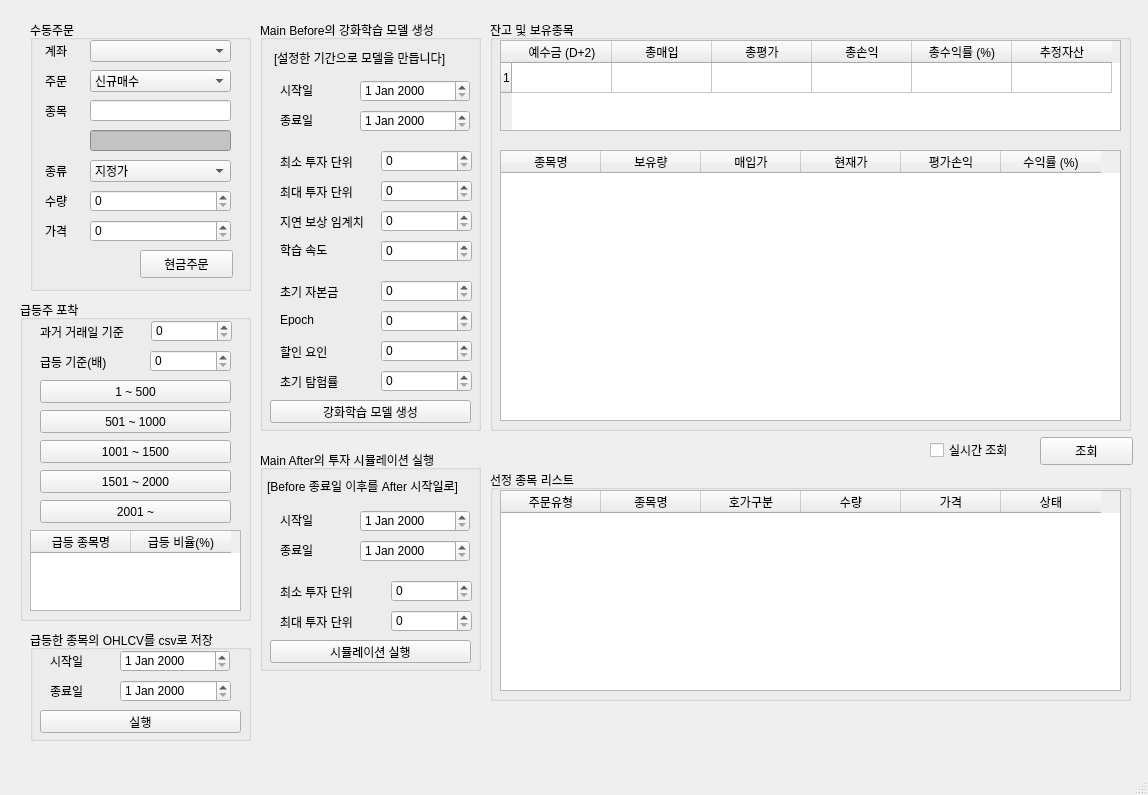
<?xml version="1.0" encoding="UTF-8"?>
<ui version="4.0">
 <class>MainWindow</class>
 <widget class="QMainWindow" name="MainWindow">
  <property name="geometry">
   <rect>
    <x>0</x>
    <y>0</y>
    <width>1148</width>
    <height>795</height>
   </rect>
  </property>
  <property name="windowTitle">
   <string>AjouStock v0.1</string>
  </property>
  <property name="windowIcon">
   <iconset>
    <normaloff>../Stock-trading/Stocks-icon.png</normaloff>../Stock-trading/Stocks-icon.png</iconset>
  </property>
  <widget class="QWidget" name="centralwidget">
   <widget class="QGroupBox" name="groupBox">
    <property name="geometry">
     <rect>
      <x>30</x>
      <y>20</y>
      <width>221</width>
      <height>271</height>
     </rect>
    </property>
    <property name="title">
     <string>수동주문</string>
    </property>
    <widget class="QLabel" name="label">
     <property name="geometry">
      <rect>
       <x>15</x>
       <y>23</y>
       <width>64</width>
       <height>15</height>
      </rect>
     </property>
     <property name="text">
      <string>계좌</string>
     </property>
    </widget>
    <widget class="QLabel" name="label_2">
     <property name="geometry">
      <rect>
       <x>15</x>
       <y>53</y>
       <width>64</width>
       <height>15</height>
      </rect>
     </property>
     <property name="text">
      <string>주문</string>
     </property>
    </widget>
    <widget class="QLabel" name="label_3">
     <property name="geometry">
      <rect>
       <x>15</x>
       <y>83</y>
       <width>64</width>
       <height>15</height>
      </rect>
     </property>
     <property name="text">
      <string>종목</string>
     </property>
    </widget>
    <widget class="QLabel" name="label_4">
     <property name="geometry">
      <rect>
       <x>15</x>
       <y>143</y>
       <width>64</width>
       <height>15</height>
      </rect>
     </property>
     <property name="text">
      <string>종류</string>
     </property>
    </widget>
    <widget class="QLabel" name="label_5">
     <property name="geometry">
      <rect>
       <x>15</x>
       <y>173</y>
       <width>64</width>
       <height>15</height>
      </rect>
     </property>
     <property name="text">
      <string>수량</string>
     </property>
    </widget>
    <widget class="QLabel" name="label_6">
     <property name="geometry">
      <rect>
       <x>15</x>
       <y>203</y>
       <width>64</width>
       <height>15</height>
      </rect>
     </property>
     <property name="text">
      <string>가격</string>
     </property>
    </widget>
    <widget class="QComboBox" name="comboBox">
     <property name="geometry">
      <rect>
       <x>60</x>
       <y>20</y>
       <width>141</width>
       <height>22</height>
      </rect>
     </property>
    </widget>
    <widget class="QComboBox" name="comboBox_2">
     <property name="geometry">
      <rect>
       <x>60</x>
       <y>50</y>
       <width>141</width>
       <height>22</height>
      </rect>
     </property>
     <item>
      <property name="text">
       <string>신규매수</string>
      </property>
     </item>
     <item>
      <property name="text">
       <string>신규매도</string>
      </property>
     </item>
     <item>
      <property name="text">
       <string>매수취소</string>
      </property>
     </item>
     <item>
      <property name="text">
       <string>매도취소</string>
      </property>
     </item>
    </widget>
    <widget class="QComboBox" name="comboBox_3">
     <property name="geometry">
      <rect>
       <x>60</x>
       <y>140</y>
       <width>141</width>
       <height>22</height>
      </rect>
     </property>
     <item>
      <property name="text">
       <string>지정가</string>
      </property>
     </item>
     <item>
      <property name="text">
       <string>시장가</string>
      </property>
     </item>
    </widget>
    <widget class="QLineEdit" name="lineEdit">
     <property name="geometry">
      <rect>
       <x>60</x>
       <y>80</y>
       <width>141</width>
       <height>21</height>
      </rect>
     </property>
    </widget>
    <widget class="QLineEdit" name="lineEdit_2">
     <property name="geometry">
      <rect>
       <x>60</x>
       <y>110</y>
       <width>141</width>
       <height>21</height>
      </rect>
     </property>
     <property name="styleSheet">
      <string notr="true">background-color: rgb(195, 195, 195);</string>
     </property>
    </widget>
    <widget class="QSpinBox" name="spinBox">
     <property name="geometry">
      <rect>
       <x>60</x>
       <y>170</y>
       <width>141</width>
       <height>22</height>
      </rect>
     </property>
     <property name="maximum">
      <number>10000000</number>
     </property>
    </widget>
    <widget class="QSpinBox" name="spinBox_2">
     <property name="geometry">
      <rect>
       <x>60</x>
       <y>200</y>
       <width>141</width>
       <height>22</height>
      </rect>
     </property>
     <property name="maximum">
      <number>10000000</number>
     </property>
     <property name="singleStep">
      <number>50</number>
     </property>
    </widget>
    <widget class="QPushButton" name="pushButton">
     <property name="geometry">
      <rect>
       <x>110</x>
       <y>230</y>
       <width>93</width>
       <height>28</height>
      </rect>
     </property>
     <property name="text">
      <string>현금주문</string>
     </property>
    </widget>
   </widget>
   <widget class="QGroupBox" name="groupBox_2">
    <property name="geometry">
     <rect>
      <x>490</x>
      <y>20</y>
      <width>641</width>
      <height>411</height>
     </rect>
    </property>
    <property name="title">
     <string>잔고 및 보유종목</string>
    </property>
    <widget class="QTableWidget" name="tableWidget">
     <property name="geometry">
      <rect>
       <x>10</x>
       <y>20</y>
       <width>621</width>
       <height>91</height>
      </rect>
     </property>
     <property name="rowCount">
      <number>1</number>
     </property>
     <row/>
     <column>
      <property name="text">
       <string>예수금 (D+2)</string>
      </property>
     </column>
     <column>
      <property name="text">
       <string>총매입</string>
      </property>
     </column>
     <column>
      <property name="text">
       <string>총평가</string>
      </property>
     </column>
     <column>
      <property name="text">
       <string>총손익</string>
      </property>
     </column>
     <column>
      <property name="text">
       <string>총수익률 (%)</string>
      </property>
     </column>
     <column>
      <property name="text">
       <string>추정자산</string>
      </property>
     </column>
    </widget>
    <widget class="QTableWidget" name="tableWidget_2">
     <property name="geometry">
      <rect>
       <x>10</x>
       <y>130</y>
       <width>621</width>
       <height>271</height>
      </rect>
     </property>
     <column>
      <property name="text">
       <string>종목명</string>
      </property>
     </column>
     <column>
      <property name="text">
       <string>보유량</string>
      </property>
     </column>
     <column>
      <property name="text">
       <string>매입가</string>
      </property>
     </column>
     <column>
      <property name="text">
       <string>현재가</string>
      </property>
     </column>
     <column>
      <property name="text">
       <string>평가손익</string>
      </property>
     </column>
     <column>
      <property name="text">
       <string>수익률 (%)</string>
      </property>
     </column>
    </widget>
   </widget>
   <widget class="QCheckBox" name="checkBox">
    <property name="geometry">
     <rect>
      <x>930</x>
      <y>440</y>
      <width>111</width>
      <height>20</height>
     </rect>
    </property>
    <property name="text">
     <string>실시간 조회</string>
    </property>
   </widget>
   <widget class="QPushButton" name="pushButton_2">
    <property name="geometry">
     <rect>
      <x>1040</x>
      <y>437</y>
      <width>93</width>
      <height>28</height>
     </rect>
    </property>
    <property name="text">
     <string>조회</string>
    </property>
   </widget>
   <widget class="QGroupBox" name="groupBox_3">
    <property name="geometry">
     <rect>
      <x>490</x>
      <y>470</y>
      <width>641</width>
      <height>231</height>
     </rect>
    </property>
    <property name="title">
     <string>선정 종목 리스트</string>
    </property>
    <widget class="QTableWidget" name="tableWidget_3">
     <property name="geometry">
      <rect>
       <x>10</x>
       <y>20</y>
       <width>621</width>
       <height>201</height>
      </rect>
     </property>
     <column>
      <property name="text">
       <string>주문유형</string>
      </property>
     </column>
     <column>
      <property name="text">
       <string>종목명</string>
      </property>
     </column>
     <column>
      <property name="text">
       <string>호가구분</string>
      </property>
     </column>
     <column>
      <property name="text">
       <string>수량</string>
      </property>
     </column>
     <column>
      <property name="text">
       <string>가격</string>
      </property>
     </column>
     <column>
      <property name="text">
       <string>상태</string>
      </property>
     </column>
    </widget>
   </widget>
   <widget class="QGroupBox" name="groupBox_4">
    <property name="geometry">
     <rect>
      <x>20</x>
      <y>300</y>
      <width>231</width>
      <height>321</height>
     </rect>
    </property>
    <property name="title">
     <string>급등주 포착</string>
    </property>
    <widget class="QTableWidget" name="tableWidget_4">
     <property name="geometry">
      <rect>
       <x>10</x>
       <y>230</y>
       <width>211</width>
       <height>81</height>
      </rect>
     </property>
     <column>
      <property name="text">
       <string>급등 종목명</string>
      </property>
     </column>
     <column>
      <property name="text">
       <string>급등 비율(%)</string>
      </property>
     </column>
    </widget>
    <widget class="QLabel" name="label_25">
     <property name="geometry">
      <rect>
       <x>20</x>
       <y>54</y>
       <width>81</width>
       <height>16</height>
      </rect>
     </property>
     <property name="text">
      <string>급등 기준(배)</string>
     </property>
    </widget>
    <widget class="QSpinBox" name="spinBox_13">
     <property name="geometry">
      <rect>
       <x>131</x>
       <y>20</y>
       <width>81</width>
       <height>22</height>
      </rect>
     </property>
    </widget>
    <widget class="QPushButton" name="pushButton_7">
     <property name="geometry">
      <rect>
       <x>20</x>
       <y>80</y>
       <width>191</width>
       <height>23</height>
      </rect>
     </property>
     <property name="text">
      <string>1 ~ 500</string>
     </property>
    </widget>
    <widget class="QPushButton" name="pushButton_3">
     <property name="geometry">
      <rect>
       <x>20</x>
       <y>110</y>
       <width>191</width>
       <height>23</height>
      </rect>
     </property>
     <property name="text">
      <string>501 ~ 1000</string>
     </property>
    </widget>
    <widget class="QPushButton" name="pushButton_8">
     <property name="geometry">
      <rect>
       <x>20</x>
       <y>140</y>
       <width>191</width>
       <height>23</height>
      </rect>
     </property>
     <property name="text">
      <string>1001 ~ 1500</string>
     </property>
    </widget>
    <widget class="QPushButton" name="pushButton_9">
     <property name="geometry">
      <rect>
       <x>20</x>
       <y>170</y>
       <width>191</width>
       <height>23</height>
      </rect>
     </property>
     <property name="text">
      <string>1501 ~ 2000</string>
     </property>
    </widget>
    <widget class="QPushButton" name="pushButton_10">
     <property name="geometry">
      <rect>
       <x>20</x>
       <y>200</y>
       <width>191</width>
       <height>23</height>
      </rect>
     </property>
     <property name="text">
      <string>2001 ~</string>
     </property>
    </widget>
    <widget class="QSpinBox" name="spinBox_14">
     <property name="geometry">
      <rect>
       <x>130</x>
       <y>50</y>
       <width>81</width>
       <height>22</height>
      </rect>
     </property>
    </widget>
    <widget class="QLabel" name="label_26">
     <property name="geometry">
      <rect>
       <x>20</x>
       <y>24</y>
       <width>101</width>
       <height>16</height>
      </rect>
     </property>
     <property name="text">
      <string>과거 거래일 기준</string>
     </property>
    </widget>
   </widget>
   <widget class="QGroupBox" name="groupBox_5">
    <property name="geometry">
     <rect>
      <x>30</x>
      <y>630</y>
      <width>221</width>
      <height>111</height>
     </rect>
    </property>
    <property name="title">
     <string>급등한 종목의 OHLCV를 csv로 저장</string>
    </property>
    <widget class="QDateEdit" name="dateEdit">
     <property name="geometry">
      <rect>
       <x>90</x>
       <y>20</y>
       <width>110</width>
       <height>22</height>
      </rect>
     </property>
    </widget>
    <widget class="QDateEdit" name="dateEdit_2">
     <property name="geometry">
      <rect>
       <x>90</x>
       <y>50</y>
       <width>111</width>
       <height>22</height>
      </rect>
     </property>
    </widget>
    <widget class="QLabel" name="label_7">
     <property name="geometry">
      <rect>
       <x>20</x>
       <y>25</y>
       <width>56</width>
       <height>12</height>
      </rect>
     </property>
     <property name="text">
      <string>시작일</string>
     </property>
    </widget>
    <widget class="QLabel" name="label_8">
     <property name="geometry">
      <rect>
       <x>20</x>
       <y>55</y>
       <width>56</width>
       <height>12</height>
      </rect>
     </property>
     <property name="text">
      <string>종료일</string>
     </property>
    </widget>
    <widget class="QPushButton" name="pushButton_4">
     <property name="geometry">
      <rect>
       <x>10</x>
       <y>80</y>
       <width>201</width>
       <height>23</height>
      </rect>
     </property>
     <property name="text">
      <string>실행</string>
     </property>
    </widget>
   </widget>
   <widget class="QGroupBox" name="groupBox_6">
    <property name="geometry">
     <rect>
      <x>260</x>
      <y>20</y>
      <width>221</width>
      <height>411</height>
     </rect>
    </property>
    <property name="title">
     <string>Main Before의 강화학습 모델 생성</string>
    </property>
    <widget class="QDateEdit" name="dateEdit_3">
     <property name="geometry">
      <rect>
       <x>100</x>
       <y>60</y>
       <width>110</width>
       <height>22</height>
      </rect>
     </property>
    </widget>
    <widget class="QDateEdit" name="dateEdit_4">
     <property name="geometry">
      <rect>
       <x>100</x>
       <y>90</y>
       <width>110</width>
       <height>22</height>
      </rect>
     </property>
    </widget>
    <widget class="QLabel" name="label_9">
     <property name="geometry">
      <rect>
       <x>20</x>
       <y>64</y>
       <width>56</width>
       <height>12</height>
      </rect>
     </property>
     <property name="text">
      <string>시작일</string>
     </property>
    </widget>
    <widget class="QLabel" name="label_10">
     <property name="geometry">
      <rect>
       <x>20</x>
       <y>94</y>
       <width>56</width>
       <height>12</height>
      </rect>
     </property>
     <property name="text">
      <string>종료일</string>
     </property>
    </widget>
    <widget class="QLabel" name="label_11">
     <property name="geometry">
      <rect>
       <x>14</x>
       <y>30</y>
       <width>191</width>
       <height>16</height>
      </rect>
     </property>
     <property name="text">
      <string>[설정한 기간으로 모델을 만듭니다]</string>
     </property>
    </widget>
    <widget class="QLabel" name="label_12">
     <property name="geometry">
      <rect>
       <x>20</x>
       <y>294</y>
       <width>56</width>
       <height>12</height>
      </rect>
     </property>
     <property name="text">
      <string>Epoch</string>
     </property>
    </widget>
    <widget class="QLabel" name="label_13">
     <property name="geometry">
      <rect>
       <x>20</x>
       <y>324</y>
       <width>61</width>
       <height>16</height>
      </rect>
     </property>
     <property name="text">
      <string>할인 요인</string>
     </property>
    </widget>
    <widget class="QLabel" name="label_14">
     <property name="geometry">
      <rect>
       <x>20</x>
       <y>354</y>
       <width>71</width>
       <height>16</height>
      </rect>
     </property>
     <property name="text">
      <string>초기 탐험률</string>
     </property>
    </widget>
    <widget class="QLabel" name="label_15">
     <property name="geometry">
      <rect>
       <x>20</x>
       <y>134</y>
       <width>91</width>
       <height>16</height>
      </rect>
     </property>
     <property name="text">
      <string>최소 투자 단위</string>
     </property>
    </widget>
    <widget class="QLabel" name="label_16">
     <property name="geometry">
      <rect>
       <x>20</x>
       <y>164</y>
       <width>81</width>
       <height>16</height>
      </rect>
     </property>
     <property name="text">
      <string>최대 투자 단위</string>
     </property>
    </widget>
    <widget class="QLabel" name="label_17">
     <property name="geometry">
      <rect>
       <x>20</x>
       <y>194</y>
       <width>101</width>
       <height>16</height>
      </rect>
     </property>
     <property name="text">
      <string>지연 보상 임계치</string>
     </property>
    </widget>
    <widget class="QLabel" name="label_18">
     <property name="geometry">
      <rect>
       <x>20</x>
       <y>224</y>
       <width>56</width>
       <height>12</height>
      </rect>
     </property>
     <property name="text">
      <string>학습 속도</string>
     </property>
    </widget>
    <widget class="QLabel" name="label_19">
     <property name="geometry">
      <rect>
       <x>20</x>
       <y>264</y>
       <width>81</width>
       <height>16</height>
      </rect>
     </property>
     <property name="text">
      <string>초기 자본금</string>
     </property>
    </widget>
    <widget class="QSpinBox" name="spinBox_3">
     <property name="geometry">
      <rect>
       <x>121</x>
       <y>130</y>
       <width>91</width>
       <height>22</height>
      </rect>
     </property>
    </widget>
    <widget class="QSpinBox" name="spinBox_4">
     <property name="geometry">
      <rect>
       <x>121</x>
       <y>160</y>
       <width>91</width>
       <height>22</height>
      </rect>
     </property>
    </widget>
    <widget class="QSpinBox" name="spinBox_5">
     <property name="geometry">
      <rect>
       <x>121</x>
       <y>190</y>
       <width>91</width>
       <height>22</height>
      </rect>
     </property>
    </widget>
    <widget class="QSpinBox" name="spinBox_6">
     <property name="geometry">
      <rect>
       <x>121</x>
       <y>220</y>
       <width>91</width>
       <height>22</height>
      </rect>
     </property>
    </widget>
    <widget class="QSpinBox" name="spinBox_7">
     <property name="geometry">
      <rect>
       <x>121</x>
       <y>260</y>
       <width>91</width>
       <height>22</height>
      </rect>
     </property>
    </widget>
    <widget class="QSpinBox" name="spinBox_8">
     <property name="geometry">
      <rect>
       <x>121</x>
       <y>290</y>
       <width>91</width>
       <height>22</height>
      </rect>
     </property>
    </widget>
    <widget class="QSpinBox" name="spinBox_9">
     <property name="geometry">
      <rect>
       <x>121</x>
       <y>320</y>
       <width>91</width>
       <height>22</height>
      </rect>
     </property>
    </widget>
    <widget class="QSpinBox" name="spinBox_10">
     <property name="geometry">
      <rect>
       <x>121</x>
       <y>350</y>
       <width>91</width>
       <height>22</height>
      </rect>
     </property>
    </widget>
    <widget class="QPushButton" name="pushButton_5">
     <property name="geometry">
      <rect>
       <x>10</x>
       <y>380</y>
       <width>201</width>
       <height>23</height>
      </rect>
     </property>
     <property name="text">
      <string>강화학습 모델 생성</string>
     </property>
    </widget>
   </widget>
   <widget class="QGroupBox" name="groupBox_7">
    <property name="geometry">
     <rect>
      <x>260</x>
      <y>450</y>
      <width>221</width>
      <height>221</height>
     </rect>
    </property>
    <property name="title">
     <string>Main After의 투자 시뮬레이션 실행</string>
    </property>
    <widget class="QDateEdit" name="dateEdit_5">
     <property name="geometry">
      <rect>
       <x>100</x>
       <y>60</y>
       <width>110</width>
       <height>22</height>
      </rect>
     </property>
    </widget>
    <widget class="QDateEdit" name="dateEdit_6">
     <property name="geometry">
      <rect>
       <x>100</x>
       <y>90</y>
       <width>110</width>
       <height>22</height>
      </rect>
     </property>
    </widget>
    <widget class="QLabel" name="label_21">
     <property name="geometry">
      <rect>
       <x>20</x>
       <y>64</y>
       <width>56</width>
       <height>12</height>
      </rect>
     </property>
     <property name="text">
      <string>시작일</string>
     </property>
    </widget>
    <widget class="QLabel" name="label_22">
     <property name="geometry">
      <rect>
       <x>20</x>
       <y>94</y>
       <width>56</width>
       <height>12</height>
      </rect>
     </property>
     <property name="text">
      <string>종료일</string>
     </property>
    </widget>
    <widget class="QLabel" name="label_23">
     <property name="geometry">
      <rect>
       <x>20</x>
       <y>134</y>
       <width>81</width>
       <height>16</height>
      </rect>
     </property>
     <property name="text">
      <string>최소 투자 단위</string>
     </property>
    </widget>
    <widget class="QLabel" name="label_24">
     <property name="geometry">
      <rect>
       <x>20</x>
       <y>164</y>
       <width>81</width>
       <height>16</height>
      </rect>
     </property>
     <property name="text">
      <string>최대 투자 단위</string>
     </property>
    </widget>
    <widget class="QSpinBox" name="spinBox_11">
     <property name="geometry">
      <rect>
       <x>131</x>
       <y>130</y>
       <width>81</width>
       <height>22</height>
      </rect>
     </property>
    </widget>
    <widget class="QSpinBox" name="spinBox_12">
     <property name="geometry">
      <rect>
       <x>131</x>
       <y>160</y>
       <width>81</width>
       <height>22</height>
      </rect>
     </property>
    </widget>
    <widget class="QLabel" name="label_20">
     <property name="geometry">
      <rect>
       <x>7</x>
       <y>20</y>
       <width>211</width>
       <height>31</height>
      </rect>
     </property>
     <property name="text">
      <string>[Before 종료일 이후를 After 시작일로]</string>
     </property>
    </widget>
    <widget class="QPushButton" name="pushButton_6">
     <property name="geometry">
      <rect>
       <x>10</x>
       <y>190</y>
       <width>201</width>
       <height>23</height>
      </rect>
     </property>
     <property name="text">
      <string>시뮬레이션 실행</string>
     </property>
    </widget>
   </widget>
  </widget>
  <widget class="QMenuBar" name="menubar">
   <property name="geometry">
    <rect>
     <x>0</x>
     <y>0</y>
     <width>1148</width>
     <height>21</height>
    </rect>
   </property>
  </widget>
  <widget class="QStatusBar" name="statusbar"/>
 </widget>
 <resources/>
 <connections/>
</ui>
